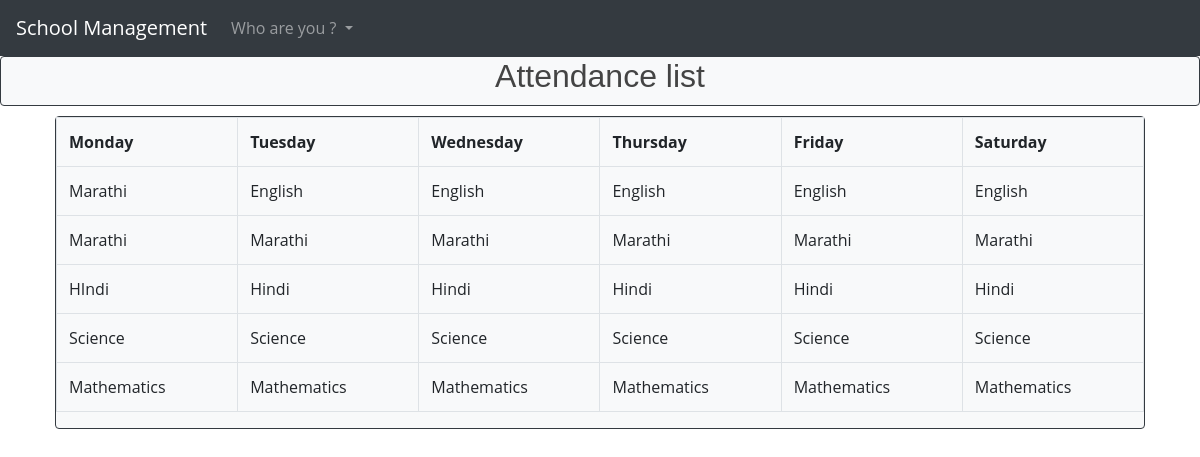
/display_timetable/, run on the app's committed database.
### sms/models.py (models this page shows, shortened)
class Timetable(models.Model):
	Monday = models.CharField(max_length=100)
	Tuesday = models.CharField(max_length=100)
	Wednesday = models.CharField(max_length=100)
	Thursday = models.CharField(max_length=100)
	Friday = models.CharField(max_length=100)
	Saturday = models.CharField(max_length=100)

### sms/views.py (the view)
# urls.py: path('display_timetable/', views.display_timetable, name="display_timetable"),
def display_timetable(request):
	tableobj = Timetable.objects.all()
	return render(request, 'common/display_timetable.html' , {'table':tableobj})

### sms/templates/common/display_timetable.html (shortened to what this page needs)
{% extends 'common/base.html' %}
{% block content %}
	<div class="card text-center bg-light border-dark" style="height:50px">
		<h2>Attendance list</h2>
	</div>
	<div class="container">
		<div class="card bg-light border-dark" style="margin:10px">
			<table class="table table-bordered">
			<th>Monday</th>
			<th>Tuesday</th>
			<th>Wednesday</th>
			<th>Thursday</th>
			<th>Friday</th>
			<th>Saturday</th>
			{% for x in table %}
				<tr>
					<td>{{x.Monday}}</td>
					<td>{{x.Tuesday}}</td>
					<td>{{x.Wednesday}}</td>
					<td>{{x.Thursday}}</td>
					<td>{{x.Friday}}</td>
					<td>{{x.Saturday}}</td>
				</tr>
			{% endfor %}
			</table>
	</div>
</div>
{% endblock %}

### sms/templates/common/base.html (shortened to what this page needs)
{% load static %}
<!doctype html>
<html lang="en">
  <head>
    <link rel="stylesheet" href="https://stackpath.bootstrapcdn.com/bootstrap/4.3.1/css/bootstrap.min.css">
    <link rel="stylesheet" href="{% static 'common/css/style.css' %}">
  </head>
  <body>
    <nav class="navbar navbar-expand-lg navbar-dark bg-dark">
        <a class="navbar-brand" href="#">School Management</a>
        <div class="collapse navbar-collapse" id="navbarNavDropdown">
          <ul class="navbar-nav">
            <li class="nav-item dropdown">
              <a class="nav-link dropdown-toggle" href="#" id="navbarDropdownMenuLink" role="button" data-toggle="dropdown" aria-haspopup="true" aria-expanded="false">
                Who are you ?
              </a>
            </li>
          </ul>
        </div>
      </nav>
      {% block content %}
      {% endblock %}
  </body>
</html>

### sms/static/common/css/style.css (style rules this page uses)
body { background: #fff; color: #444; font-family: "Open Sans", sans-serif; }
a { color: #1bb1dc; transition: 0.5s; }
h1, h2, h3, h4, h5, h6 { font-family: "Montserrat", sans-serif; font-weight: 400; margin: 0 0 20px 0; padding: 0; }

### data on the page
Timetable: Monday "Marathi", Tuesday "English", Wednesday "English", Thursday "English", Friday "English", Saturday "English"
Timetable: Monday "Marathi", Tuesday "Marathi", Wednesday "Marathi", Thursday "Marathi", Friday "Marathi", Saturday "Marathi"
Timetable: Monday "HIndi", Tuesday "Hindi", Wednesday "Hindi", Thursday "Hindi", Friday "Hindi", Saturday "Hindi"
Timetable: Monday "Science", Tuesday "Science", Wednesday "Science", Thursday "Science", Friday "Science", Saturday "Science"
Timetable: Monday "Mathematics", Tuesday "Mathematics", Wednesday "Mathematics", Thursday "Mathematics", Friday "Mathematics", Saturday "Mathematics"
